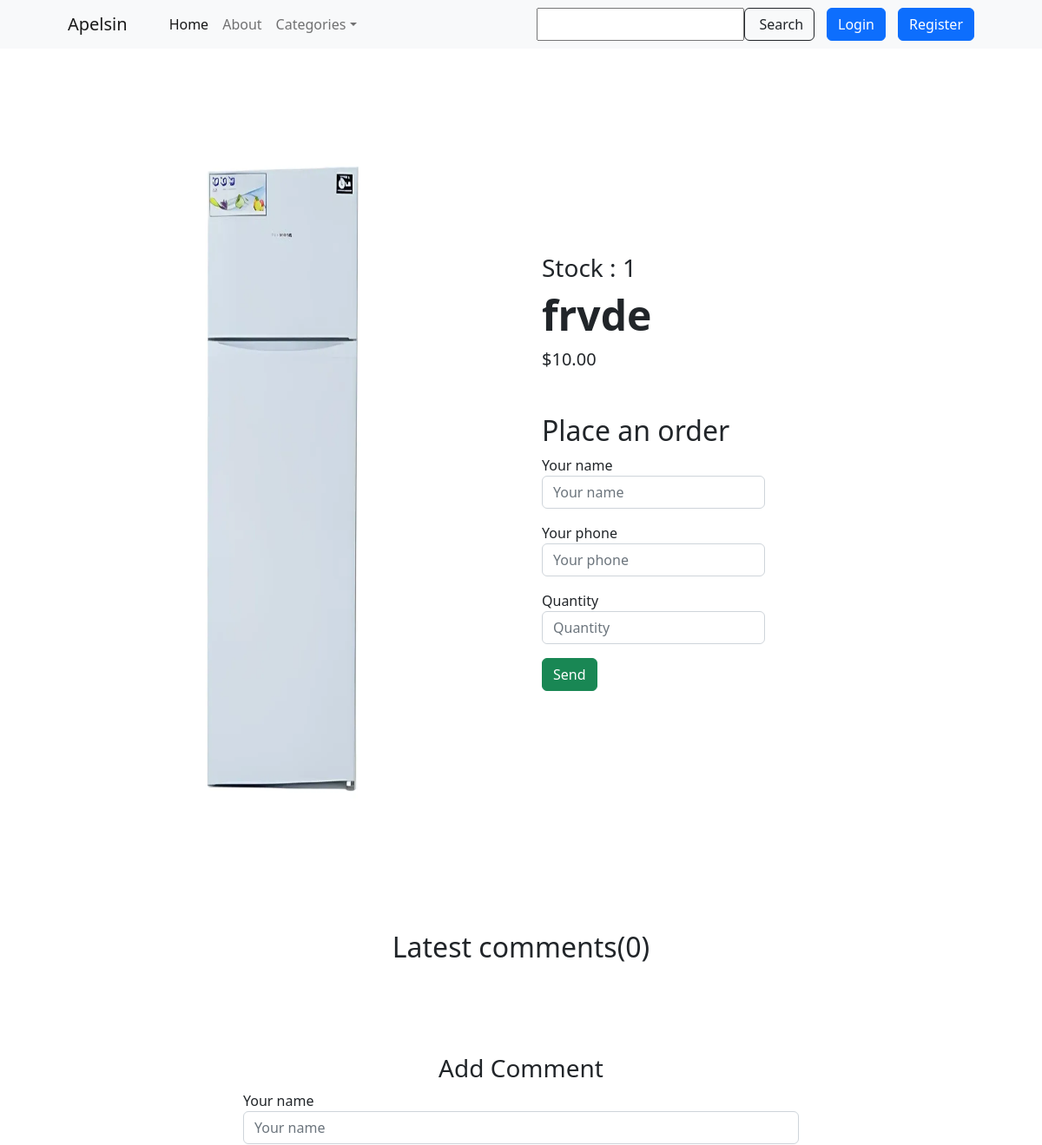
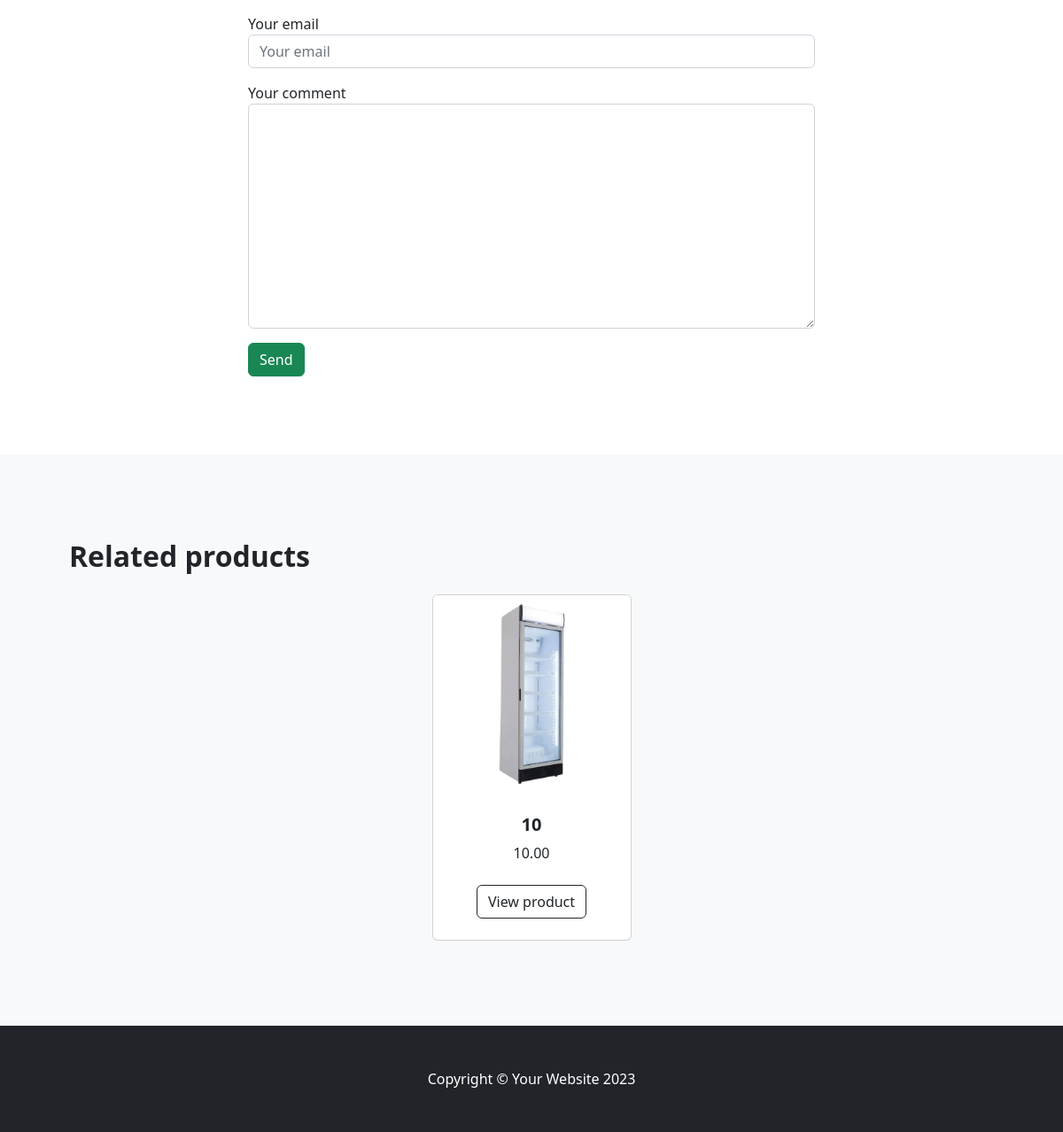
Screenshot of /apelsin/detail/3/ with the database file from the repository (2 pictures, top to bottom).
### shop/models.py (models this page shows, shortened)
class BaseModel(models.Model):
    created_at = models.DateTimeField(auto_now_add=True)
    updated_at = models.DateTimeField(auto_now=True)
    my_order = models.PositiveIntegerField(default=0, blank=False, null=True)
    class Meta:
        ordering = ['my_order']
        abstract = True

class Product(BaseModel):
    class RatingChoise(models.IntegerChoices):
        ONE = 1
        TWO = 2
        THREE = 3
        FOUR = 4
        FIVE = 5
    name = models.CharField(max_length=255)
    description = models.TextField(null=True, blank=True)
    price = models.DecimalField(max_digits=14, decimal_places=2)
    discount = models.PositiveIntegerField(default=0)
    image = models.ImageField(upload_to='media/product/')
    category = models.ForeignKey(Category, on_delete=models.SET_NULL, related_name='products', null=True, blank=True)
    quantity = models.PositiveIntegerField(default=1, null=True, blank=True)
    rating = models.PositiveIntegerField(choices=RatingChoise.choices, default=RatingChoise.FIVE.value)
    @property
    def get_absolute_url(self):
        return self.image.url
    class Meta:
        ordering = ['my_order']
        verbose_name = 'Product'
        verbose_name_plural = 'Products'

### shop/views.py (the view)
# urls.py: path('detail/<int:pk>/', views.ProductDetailView.as_view(), name='product_detail'),
class ProductDetailView(View):
    def get(self, request, pk):
        product = get_object_or_404(Product, pk=pk)
        comments = Comment.objects.filter(product=product, is_negative=False)
        related_products = Product.objects.filter(category_id=product.category).exclude(id=product.id)
        context = {
            'product': product,
            'comments': comments,
            'related_products': related_products
        }
        return render(request, 'shop/detail.html', context=context)

### shop/templates/shop/detail.html (shortened to what this page needs)
{% extends 'shop/base/base.html' %}
{% load static %}
{% block detail_content %}
    <section class="py-5">
        <div class="container px-4 px-lg-5 my-5">
            <div class="row gx-4 gx-lg-5 align-items-center">
                <div class="col-md-6"><img class="card-img-top mb-5 mb-md-0" width="400px" height="800px"
                                           src="{{ product.get_absolute_url }}" alt="..."/></div>
                <div class="col-md-6">
                    <div class="small mb-1"><h3>Stock : {{ product.quantity }}</h3></div>
                    <h1 class="display-5 fw-bolder">{{ product.name }}</h1>
                    <div class="fs-5 mb-5">
                        {% if product.discount > 0 %}
                            <span class="text-decoration-line-through">${{ product.price }}</span>
                            <span>${{ product.discounted_price }}</span>
                        {% else %}
                            <span>${{ product.price }}</span>
                        {% endif %}
                    </div>
                    <div class="d-flex">
                        <form method="get" action="{% url 'shop:order_detail' product.id %}">
                            <div class="form-group">
                                <h2>Place an order</h2>
                            </div>
                            <div class="form-group mb-3">
                                <label for="formGroupExampleInput">Your name</label>
                                <input type="text" name="full_name" class="form-control" placeholder="Your name">
                            </div>
                            <div class="form-group mb-3">
                                <label for="formGroupExampleInput2">Your phone</label>
                                <input type="text" name="phone_number" class="form-control" placeholder="Your phone">
                            </div>
                            <div class="form-group mb-3">
                                <label for="formGroupExampleInput">Quantity</label>
                                <input type="number" name="quantity" class="form-control" placeholder="Quantity">
                            </div>
                            <div class="form-group mb-3">
                                <input type="submit" class="btn btn-success" value="Send">
                            </div>
                        </form>
                    </div>
                </div>
            </div>
        </div>
    </section>
    <div class="container mt-4 mb-4">
        <div class="row">
            <div class="col-12">
                <div class="text-center">
                    <h2>Latest comments({{ product.comments.count }})</h2>
                </div>
            </div>
            <div class="col-8 offset-2 mt-5">
                <div class=" p-5">
                    <div class="text-center">
                        <h3>Add Comment</h3>
                    </div>
                    <form method="post" action="{% url 'shop:comment_view' product.id %}">
                        <div class="form-group mb-3">
                            <label for="formGroupExampleInput">Your name</label>
                            <input type="text" name="full_name" class="form-control" placeholder="Your name">
                        </div>
                        <div class="form-group mb-3">
                            <label for="formGroupExampleInput2">Your email</label>
                            <input type="email" name="email" class="form-control" placeholder="Your email">
                        </div>
                        <div class="form-group mb-3">
                            <label for="formGroupExampleInput2">Your comment</label>
                            <textarea name="content" class="form-control" id="" cols="30" rows="10"></textarea>
                        </div>
                        <div class="form-group mb-3">
                            <input type="submit" class="btn btn-success" value="Send">
                        </div>
                    </form>
                </div>
            </div>
        </div>
    </div>
    <section class="py-5 bg-light">
        <div class="container px-4 px-lg-5 mt-5">
            <h2 class="fw-bolder mb-4">Related products</h2>
            <div class="row gx-4 gx-lg-5 row-cols-2 row-cols-md-3 row-cols-xl-4 justify-content-center">
                {% for product in related_products %}
                    <div class="col mb-5">
                        <div class="card h-100">
                            <img class="card-img-top"
                                 src="{{ product.get_absolute_url }}" alt="..."/>
                            <div class="card-body p-4">
                                <div class="text-center">
                                    <h5 class="fw-bolder">{{ product.name }}</h5>
                                    {{ product.price }}
                                </div>
                            </div>
                            <div class="card-footer p-4 pt-0 border-top-0 bg-transparent">
                                <div class="text-center"><a class="btn btn-outline-dark mt-auto"
                                                            href="{% url 'shop:product_detail' product.id %}">View
                                    product</a></div>
                            </div>
                        </div>
                    </div>
                {% endfor %}
            </div>
        </div>
    </section>
{% endblock %}

### rows the page displays
Product: get_absolute_url (picture), quantity "1", name "frvde", price "10.00", comments.count "0"
Product: get_absolute_url (picture), name "10", price "10.00"
